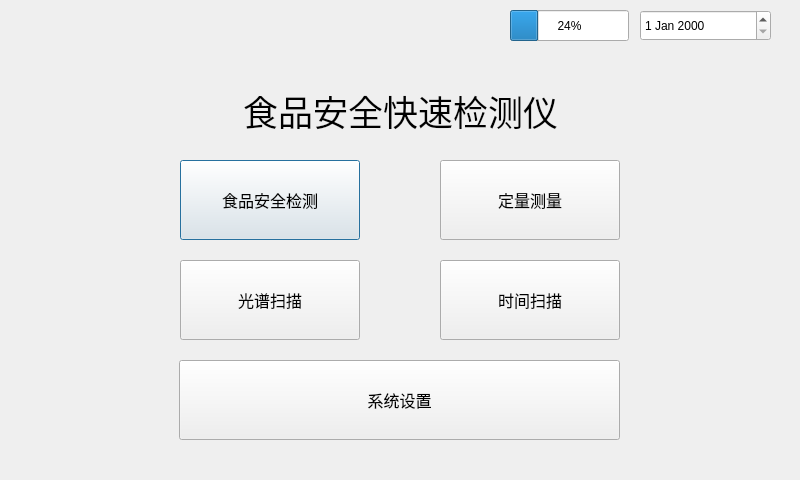
<?xml version="1.0" encoding="UTF-8"?>
<ui version="4.0">
 <class>Main_Dlg</class>
 <widget class="QDialog" name="Main_Dlg">
  <property name="geometry">
   <rect>
    <x>0</x>
    <y>0</y>
    <width>800</width>
    <height>480</height>
   </rect>
  </property>
  <property name="windowTitle">
   <string>食品安全快速检测仪</string>
  </property>
  <widget class="QPushButton" name="Btn_FoodTest">
   <property name="geometry">
    <rect>
     <x>180</x>
     <y>160</y>
     <width>180</width>
     <height>80</height>
    </rect>
   </property>
   <property name="font">
    <font>
     <pointsize>12</pointsize>
    </font>
   </property>
   <property name="text">
    <string>食品安全检测</string>
   </property>
   <property name="icon">
    <iconset resource="../resources/resources.qrc">
     <normaloff>:/new/prefix1/Ico/food.ico</normaloff>:/new/prefix1/Ico/food.ico</iconset>
   </property>
   <property name="iconSize">
    <size>
     <width>48</width>
     <height>48</height>
    </size>
   </property>
  </widget>
  <widget class="QLabel" name="label">
   <property name="geometry">
    <rect>
     <x>90</x>
     <y>80</y>
     <width>621</width>
     <height>61</height>
    </rect>
   </property>
   <property name="font">
    <font>
     <family>AR PL ShanHeiSun Uni [Misc]</family>
     <pointsize>26</pointsize>
    </font>
   </property>
   <property name="text">
    <string>食品安全快速检测仪</string>
   </property>
   <property name="textFormat">
    <enum>Qt::AutoText</enum>
   </property>
   <property name="alignment">
    <set>Qt::AlignCenter</set>
   </property>
   <property name="textInteractionFlags">
    <set>Qt::LinksAccessibleByMouse</set>
   </property>
  </widget>
  <widget class="QPushButton" name="Btn_SpectralScan">
   <property name="geometry">
    <rect>
     <x>180</x>
     <y>260</y>
     <width>180</width>
     <height>80</height>
    </rect>
   </property>
   <property name="font">
    <font>
     <pointsize>12</pointsize>
    </font>
   </property>
   <property name="text">
    <string>光谱扫描</string>
   </property>
   <property name="icon">
    <iconset resource="../resources/resources.qrc">
     <normaloff>:/new/prefix3/Ico/bo.ico</normaloff>:/new/prefix3/Ico/bo.ico</iconset>
   </property>
   <property name="iconSize">
    <size>
     <width>48</width>
     <height>48</height>
    </size>
   </property>
   <property name="checkable">
    <bool>false</bool>
   </property>
  </widget>
  <widget class="QPushButton" name="Btn_QuanMeasure">
   <property name="geometry">
    <rect>
     <x>440</x>
     <y>160</y>
     <width>180</width>
     <height>80</height>
    </rect>
   </property>
   <property name="font">
    <font>
     <pointsize>12</pointsize>
    </font>
   </property>
   <property name="text">
    <string>定量测量</string>
   </property>
   <property name="icon">
    <iconset resource="../resources/resources.qrc">
     <normaloff>:/new/prefix2/Ico/ren.ico</normaloff>:/new/prefix2/Ico/ren.ico</iconset>
   </property>
   <property name="iconSize">
    <size>
     <width>48</width>
     <height>48</height>
    </size>
   </property>
  </widget>
  <widget class="QPushButton" name="Btn_TimeSweep">
   <property name="geometry">
    <rect>
     <x>440</x>
     <y>260</y>
     <width>180</width>
     <height>80</height>
    </rect>
   </property>
   <property name="font">
    <font>
     <pointsize>12</pointsize>
    </font>
   </property>
   <property name="text">
    <string>时间扫描</string>
   </property>
   <property name="icon">
    <iconset resource="../resources/resources.qrc">
     <normaloff>:/new/prefix4/Ico/time.ico</normaloff>:/new/prefix4/Ico/time.ico</iconset>
   </property>
   <property name="iconSize">
    <size>
     <width>48</width>
     <height>48</height>
    </size>
   </property>
  </widget>
  <widget class="QPushButton" name="Btn_SystemSet">
   <property name="geometry">
    <rect>
     <x>179</x>
     <y>360</y>
     <width>441</width>
     <height>80</height>
    </rect>
   </property>
   <property name="font">
    <font>
     <pointsize>12</pointsize>
    </font>
   </property>
   <property name="text">
    <string>系统设置</string>
   </property>
   <property name="icon">
    <iconset resource="../resources/resources.qrc">
     <normaloff>:/new/prefix6/Ico/systemset.ico</normaloff>:/new/prefix6/Ico/systemset.ico</iconset>
   </property>
   <property name="iconSize">
    <size>
     <width>48</width>
     <height>48</height>
    </size>
   </property>
  </widget>
  <widget class="QProgressBar" name="BatteryPower">
   <property name="geometry">
    <rect>
     <x>510</x>
     <y>10</y>
     <width>119</width>
     <height>31</height>
    </rect>
   </property>
   <property name="value">
    <number>24</number>
   </property>
  </widget>
  <widget class="QDateEdit" name="dateEdit">
   <property name="geometry">
    <rect>
     <x>640</x>
     <y>10</y>
     <width>131</width>
     <height>31</height>
    </rect>
   </property>
  </widget>
 </widget>
 <layoutdefault spacing="6" margin="11"/>
 <resources>
  <include location="../resources/resources.qrc"/>
 </resources>
 <connections/>
</ui>
